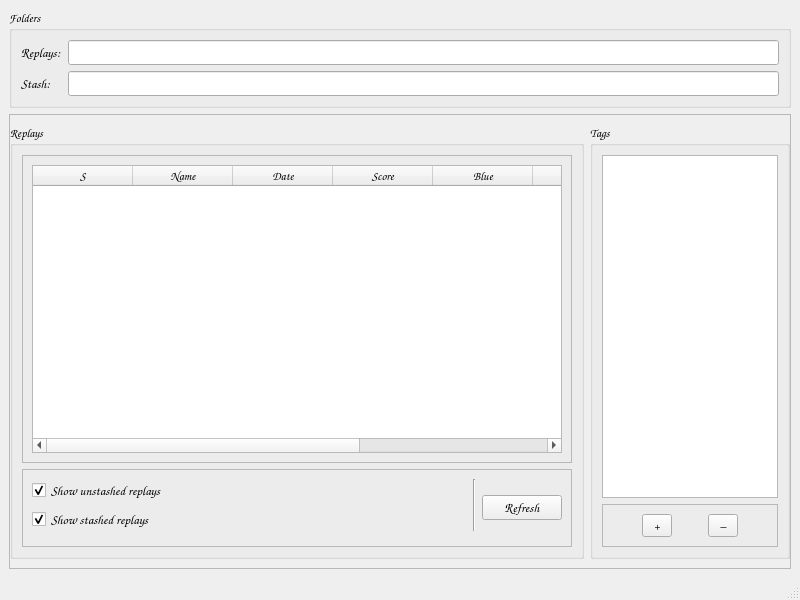
<?xml version="1.0" encoding="UTF-8"?>
<ui version="4.0">
 <class>MainWindow</class>
 <widget class="QMainWindow" name="MainWindow">
  <property name="geometry">
   <rect>
    <x>0</x>
    <y>0</y>
    <width>800</width>
    <height>600</height>
   </rect>
  </property>
  <property name="font">
   <font>
    <family>Comic Sans MS</family>
   </font>
  </property>
  <property name="windowTitle">
   <string>Replay Organiser</string>
  </property>
  <widget class="QWidget" name="centralwidget">
   <layout class="QVBoxLayout" name="verticalLayout_5">
    <item>
     <widget class="QGroupBox" name="groupBox_5">
      <property name="title">
       <string>Folders</string>
      </property>
      <layout class="QGridLayout" name="gridLayout">
       <item row="0" column="1">
        <widget class="QLineEdit" name="replays_folder_line_edit">
         <property name="font">
          <font>
           <pointsize>10</pointsize>
          </font>
         </property>
        </widget>
       </item>
       <item row="0" column="0">
        <widget class="QLabel" name="label">
         <property name="font">
          <font>
           <pointsize>10</pointsize>
          </font>
         </property>
         <property name="text">
          <string>Replays:</string>
         </property>
        </widget>
       </item>
       <item row="1" column="0">
        <widget class="QLabel" name="label_2">
         <property name="font">
          <font>
           <pointsize>10</pointsize>
          </font>
         </property>
         <property name="text">
          <string>Stash:</string>
         </property>
        </widget>
       </item>
       <item row="1" column="1">
        <widget class="QLineEdit" name="stash_folder_line_edit">
         <property name="font">
          <font>
           <pointsize>10</pointsize>
          </font>
         </property>
        </widget>
       </item>
      </layout>
     </widget>
    </item>
    <item>
     <widget class="QFrame" name="frame_4">
      <property name="frameShape">
       <enum>QFrame::StyledPanel</enum>
      </property>
      <property name="frameShadow">
       <enum>QFrame::Raised</enum>
      </property>
      <layout class="QHBoxLayout" name="horizontalLayout_3">
       <property name="leftMargin">
        <number>0</number>
       </property>
       <property name="rightMargin">
        <number>0</number>
       </property>
       <item>
        <widget class="QGroupBox" name="groupBox_2">
         <property name="title">
          <string>Replays</string>
         </property>
         <layout class="QVBoxLayout" name="verticalLayout_2">
          <item>
           <widget class="QFrame" name="frame_3">
            <property name="frameShape">
             <enum>QFrame::StyledPanel</enum>
            </property>
            <property name="frameShadow">
             <enum>QFrame::Raised</enum>
            </property>
            <layout class="QVBoxLayout" name="verticalLayout_3">
             <item>
              <widget class="QTableWidget" name="replays_table_widget">
               <property name="font">
                <font>
                 <family>Comic Sans MS</family>
                </font>
               </property>
               <column>
                <property name="text">
                 <string>S</string>
                </property>
               </column>
               <column>
                <property name="text">
                 <string>Name</string>
                </property>
               </column>
               <column>
                <property name="text">
                 <string>Date</string>
                </property>
               </column>
               <column>
                <property name="text">
                 <string>Score</string>
                </property>
               </column>
               <column>
                <property name="text">
                 <string>Blue</string>
                </property>
               </column>
               <column>
                <property name="text">
                 <string>Orange</string>
                </property>
               </column>
               <column>
                <property name="text">
                 <string>Map</string>
                </property>
               </column>
               <column>
                <property name="text">
                 <string>File Name</string>
                </property>
               </column>
              </widget>
             </item>
            </layout>
           </widget>
          </item>
          <item>
           <widget class="QFrame" name="frame_2">
            <property name="font">
             <font>
              <family>Comic Sans MS</family>
              <pointsize>10</pointsize>
             </font>
            </property>
            <property name="frameShape">
             <enum>QFrame::StyledPanel</enum>
            </property>
            <property name="frameShadow">
             <enum>QFrame::Raised</enum>
            </property>
            <layout class="QGridLayout" name="gridLayout_2">
             <item row="0" column="0">
              <widget class="QCheckBox" name="show_unstashed_replays_checkbox">
               <property name="text">
                <string>Show unstashed replays</string>
               </property>
               <property name="checked">
                <bool>true</bool>
               </property>
              </widget>
             </item>
             <item row="1" column="0">
              <widget class="QCheckBox" name="show_stashed_replays_checkbox">
               <property name="text">
                <string>Show stashed replays</string>
               </property>
               <property name="checked">
                <bool>true</bool>
               </property>
              </widget>
             </item>
             <item row="0" column="1" rowspan="2">
              <widget class="Line" name="line">
               <property name="orientation">
                <enum>Qt::Vertical</enum>
               </property>
              </widget>
             </item>
             <item row="0" column="2" rowspan="3">
              <widget class="QPushButton" name="replays_table_refresh_button">
               <property name="maximumSize">
                <size>
                 <width>80</width>
                 <height>16777215</height>
                </size>
               </property>
               <property name="text">
                <string>Refresh</string>
               </property>
              </widget>
             </item>
            </layout>
           </widget>
          </item>
         </layout>
        </widget>
       </item>
       <item>
        <widget class="QGroupBox" name="groupBox">
         <property name="maximumSize">
          <size>
           <width>200</width>
           <height>16777215</height>
          </size>
         </property>
         <property name="title">
          <string>Tags</string>
         </property>
         <layout class="QVBoxLayout" name="verticalLayout">
          <item>
           <widget class="QListView" name="tags_list_view"/>
          </item>
          <item>
           <widget class="QFrame" name="frame">
            <property name="frameShape">
             <enum>QFrame::StyledPanel</enum>
            </property>
            <property name="frameShadow">
             <enum>QFrame::Raised</enum>
            </property>
            <layout class="QHBoxLayout" name="horizontalLayout_2">
             <item>
              <widget class="QToolButton" name="tag_add_button">
               <property name="maximumSize">
                <size>
                 <width>30</width>
                 <height>30</height>
                </size>
               </property>
               <property name="text">
                <string>+</string>
               </property>
              </widget>
             </item>
             <item>
              <widget class="QToolButton" name="tags_delete_button">
               <property name="maximumSize">
                <size>
                 <width>30</width>
                 <height>30</height>
                </size>
               </property>
               <property name="text">
                <string>−</string>
               </property>
              </widget>
             </item>
            </layout>
           </widget>
          </item>
         </layout>
        </widget>
       </item>
      </layout>
     </widget>
    </item>
   </layout>
  </widget>
  <widget class="QMenuBar" name="menubar">
   <property name="geometry">
    <rect>
     <x>0</x>
     <y>0</y>
     <width>800</width>
     <height>22</height>
    </rect>
   </property>
  </widget>
  <widget class="QStatusBar" name="statusbar"/>
 </widget>
 <resources/>
 <connections/>
</ui>
